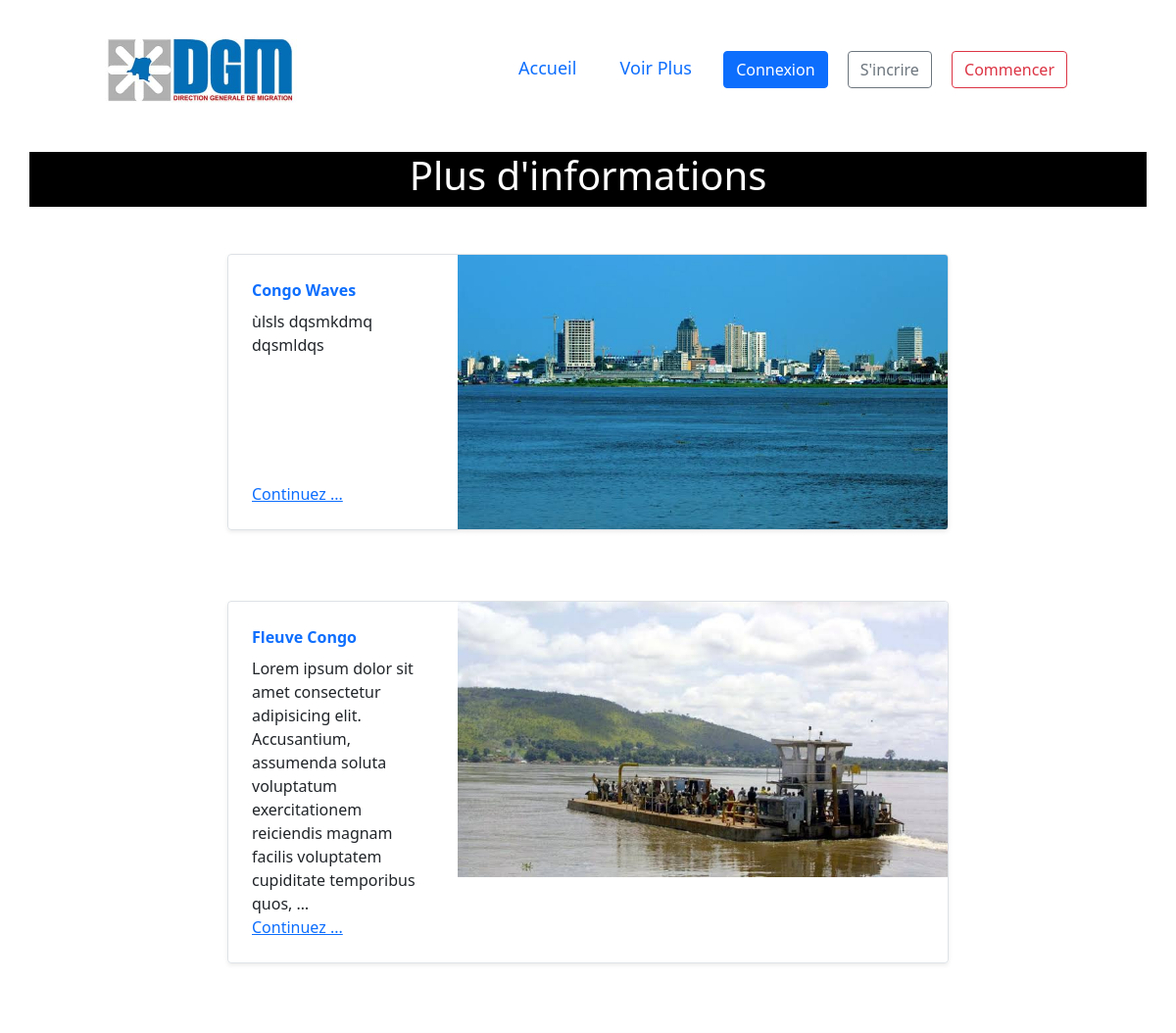
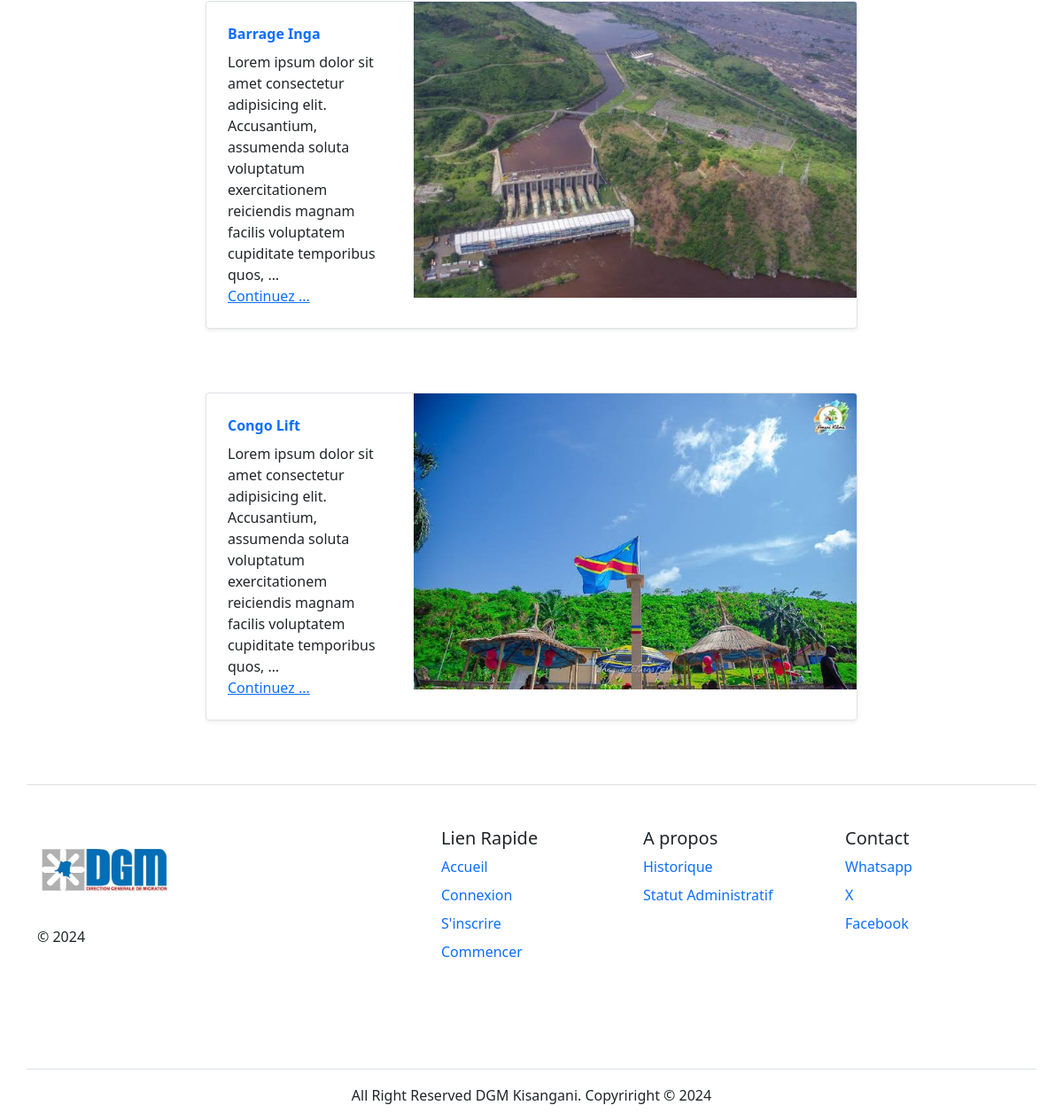
/more/, run on the app's committed database (2 pictures, top to bottom).
### dgm_app/models.py (models this page shows, shortened)
class Places(models.Model):
    nom = models.CharField(max_length=40, unique=True)
    description = models.TextField(max_length=500)
    img = models.ImageField(upload_to='places')
    class Meta():
        db_table = 'Places'

### dgm_app/views.py (the view)
# urls.py: path('more/', more, name='more'),
def more(request):
    places = Places.objects.all().order_by('-id')
    return render(request, 'dgm_app/more.html', context={'places':places})

### templates/dgm_app/more.html (shortened to what this page needs)
{% extends "base.html" %}
{% block content %}
{% load static %}
<div class="container">
    <div class="row">
        <div class="col-12 mx-auto" style="margin-top: 20px; background-color: black;">
            <h1 style="text-align: center; color: rgb(255, 255, 255);">Plus d'informations</h1>
        </div>
    </div>
    {% for place in places %}
        <div class="row my-5 d-flex justify-content-center">
            <div class="col-md-8">
                <div class="row g-0 border rounded overflow-hidden flex-md-row mb-4 shadow-sm h-md-250 position-relative">
                    <div class="col p-4 d-flex flex-column position-static">
                    <strong class="d-inline-block mb-2 text-primary">{{place.nom}}</strong>
                    <p class="card-text mb-auto">{{place.description|truncatewords:20}}</p>
                    <a href="/one{{place.id}}/" class="stretched-link">Continuez ...</a>
                    </div>
                    <div class="col-auto d-none d-lg-block">
                        <img src="/media/{{place.img}}" alt="" width='500' style="cursor: pointer;">
                    </div>
                </div>
                </div>
        </div>
    {% endfor %}
</div>
{% endblock content %}

### static/css/style.css (style rules this page uses)
html { scroll-behavior: smooth; }

### data on the page
Places: nom "Congo Waves", description "ùlsls dqsmkdmq dqsmldqs", img (picture)
Places: nom "Fleuve Congo", description "Lorem ipsum dolor sit amet consectetur adipisicing elit. Accusantium, assumenda soluta voluptatum exercitationem reiciendis magnam facilis voluptatem cupiditate temporibus quos, …", img (picture)
Places: nom "Barrage Inga", description "Lorem ipsum dolor sit amet consectetur adipisicing elit. Accusantium, assumenda soluta voluptatum exercitationem reiciendis magnam facilis voluptatem cupiditate temporibus quos, …", img (picture)
Places: nom "Congo Lift", description "Lorem ipsum dolor sit amet consectetur adipisicing elit. Accusantium, assumenda soluta voluptatum exercitationem reiciendis magnam facilis voluptatem cupiditate temporibus quos, …", img (picture)
